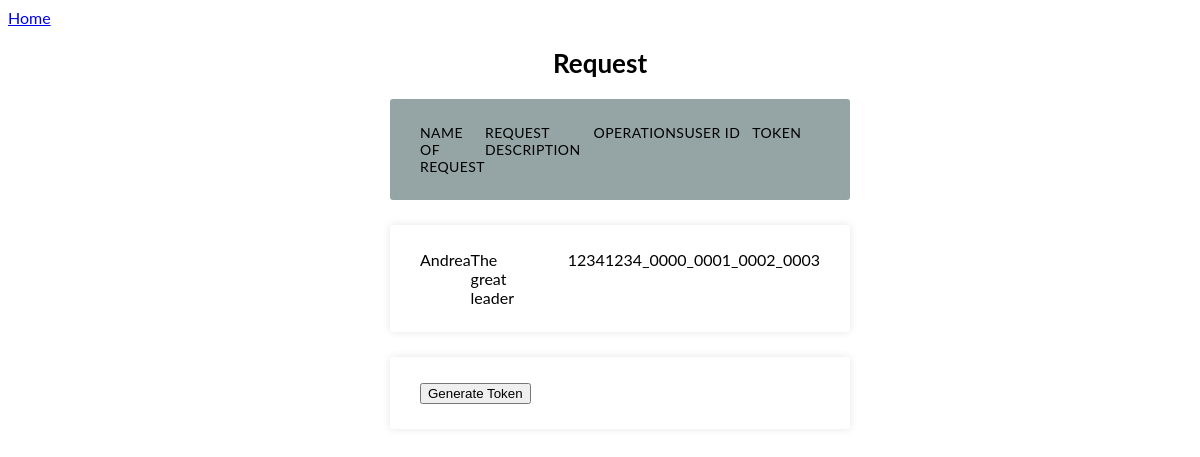
Page /request/4/ on the committed database.
### researcher_req/models.py (models this page shows, shortened)
class Request(models.Model):
    name = models.CharField(max_length=TITLE_LENGTH)
    description = models.CharField(max_length=DESCR_LENGTH)
    user_id = models.IntegerField(default=0)
    operations = models.ManyToManyField(Operation, through='Membership')
    token = models.CharField(max_length=TOKEN_LENGTH, default = 0)
    request_sent = models.DateTimeField('date sent', default = datetime(1900,1,1))
    class RequestStatus(models.TextChoices):
        NOTSENT = 'NOT SENT', _('Request has not been sent')
        SENT = 'SENT', _('Request has been sent')
        NOTREPLIED = 'NOT REPLIED', _('Request has not been replied')
        REPLIED = 'REPLIED', _('Request has been replied')
    status = models.CharField(
        max_length=15,
        choices=RequestStatus.choices,
        default=RequestStatus.NOTSENT,
    )
    def replied(self):
        self.status = self.RequestStatus.REPLIED

### researcher_req/views.py (the view)
# urls.py: path('<int:pk>/', views.RequestView.as_view(), name='request'),
class RequestView(generic.DetailView):
    model = Request
    template_name = 'researcher_req/request.html'

### researcher_req/templates/researcher_req/request.html (shortened to what this page needs)
{% load static %}
<!DOCTYPE html>
<html>
<head>
    <link rel="stylesheet" type="text/css" href="{% static 'researcher_req/style.css' %}">
</head>
<body>
    <div><a href="{% url 'researcher_req:index' %}">Home</a></div>
    <div class="container">
        <h2>Request</h2>
        <form action="{% url 'researcher_req:gentoken' %}" method="post">
            <ul class="responsive-table">
                <li class="table-header">
                    <div class="col col-1">Name of Request</div>
                    <div class="col col-2">Request Description</div>
                    <div class="col col-3">Operations</div>
                    <div class="col col-4">User id</div>
                    <div class="col col-4">Token</div>
                </li>
                <li class="table-row">
                    <div class="col col-1" data-label="Name">{{request.name }}</div>
                    <div class="col col-2" data-label="Description">{{ request.description }}</div>
                    <div class="col col-3" data-label="Operations">
                    </div>
                    <div class="col col-4" data-label="Userid">{{ request.user_id }}</div>
                    <div class="col col-5" data-label="Token">{{ request.token }}</div>
                </li>
                <li class="table-row">
                    <div class="col col-1" data-label="Submit"><input type="submit" value="Generate Token"></div>
                </li>
            </ul>
        </form>
    </div>
</body>
</html>

### researcher_req/static/researcher_req/style.css (style rules this page uses)
body { font-family: 'lato', sans-serif; }
.container { max-width: 500px; margin-left: auto; margin-right: auto; padding-left: 10px; padding-right: 10px; }
h2 { font-size: 26px; margin: 20px 0; text-align: center; }
.responsive-table li { border-radius: 3px; padding: 25px 30px; display: flex; justify-content: space-between; margin-bottom: 25px; }
.responsive-table .table-header { background-color: #95A5A6; font-size: 14px; text-transform: uppercase; letter-spacing: 0.03em; }
.responsive-table .table-row { background-color: #ffffff; box-shadow: 0px 0px 9px 0px rgba(0, 0, 0, 0.1); }
.responsive-table .col-1 { flex-basis: 10%; }
.responsive-table .col-2 { flex-basis: 40%; }
.responsive-table .col-3 { flex-basis: 25%; }
.responsive-table .col-4 { flex-basis: 25%; }

### rows in the picture
Request: name "Andrea", description "The great leader", user_id "1234", token "1234_0000_0001_0002_0003"
